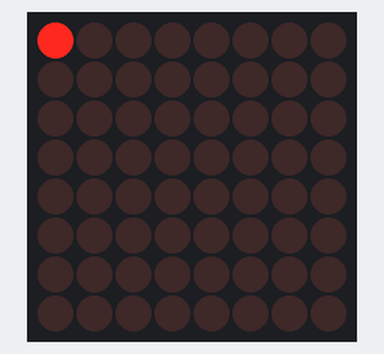
Simulated run of this sketch. Board: Arduino Uno, built with avr-gcc and run on an emulated ATmega328P. On the bench: 8×8 LED matrix.

Above: at 0.05 s.
At 0.85 s:
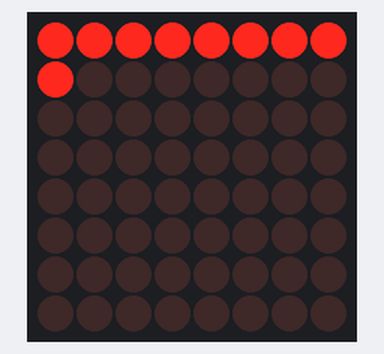
At 1.65 s:
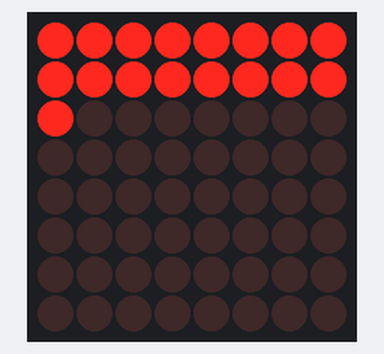
At 3.25 s:
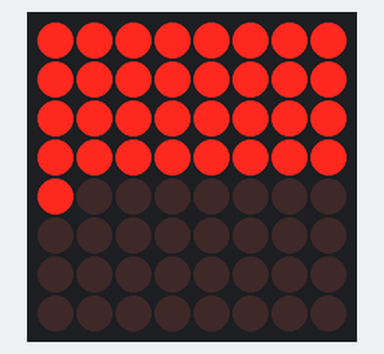
At 4.85 s:
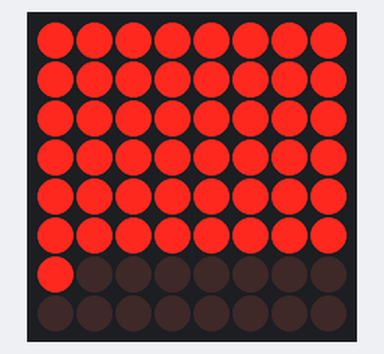
At 6.4 s:
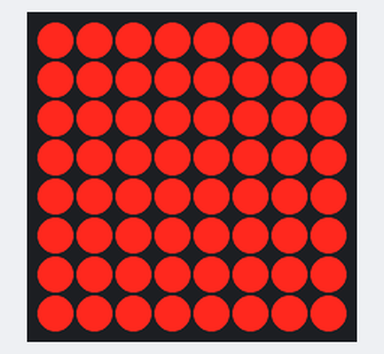

The sketch:

matrix_second.ino
```cpp
#include <LedControl.h>

int matr[8][8];
LedControl lc = LedControl(12, 11, 10, 1);
void setup() {
  // put your setup code here, to run once:
  Serial.begin(9600);
  lc.shutdown(0, false);
  lc.setIntensity(0, 8); // максимум яркость 16
  lc.clearDisplay(0);
}

void loop() {
  // put your main code here, to run repeatedly:
  for (int i = 0; i < 8; i++) {
    for (int j = 0; j < 8; j++) {
      lc.setLed(0, i, j, 1);
      delay(100);
    }
  }
}
```
